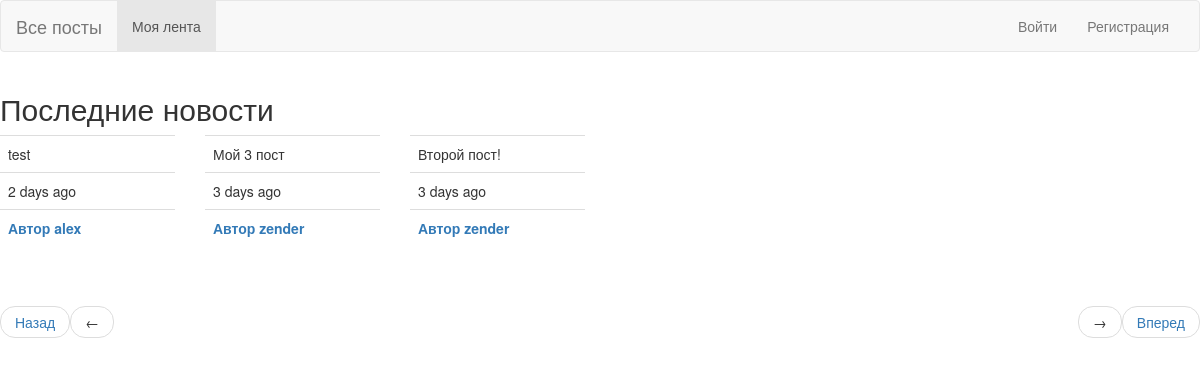
/explore?page=2, run on the app's committed database.
### app/models.py (models this page shows, shortened)
class Post(db.Model):
    id = db.Column(db.Integer, primary_key=True)
    body = db.Column(db.String, nullable=False)
    dt =db.Column(db.DateTime,default=datetime.utcnow)
    user_id = db.Column(db.Integer, db.ForeignKey('user.id'))

class User(db.Model, UserMixin):
    id = db.Column(db.Integer, primary_key=True)
    username = db.Column(db.String, unique=True, nullable=False)
    password = db.Column(db.String(128), nullable=False)
    email= db.Column(db.String, unique=True, nullable=False)
    last_seen =db.Column(db.DateTime,default=datetime.utcnow)
    about_me = db.Column(db.String)
    posts = db.relationship('Post', backref='author', lazy='dynamic')
    followed = db.relationship(
        'User', secondary=followers,
        primaryjoin=(followers.c.follower_id==id),
        secondaryjoin=(followers.c.followed_id==id),
        backref=db.backref('follower', lazy='dynamic'), lazy='dynamic'
    )

### app/main/routes.py (the view)
@bp.route('/explore')
def explore():
    page = request.args.get('page', 1, type=int)
    posts = Post.query.order_by(Post.dt.desc()).paginate(
        page=page, per_page=current_app.config['POSTS_PER_PAGE'], error_out=False)
    prev_url = url_for('main.explore', page = posts.prev_num) if posts.has_prev else None
    next_url = url_for('main.explore', page = posts.next_num) if posts.has_next else None
    return render_template('main/index.html', title='Все посты', posts=posts.items,
                            prev_url=prev_url, next_url=next_url)

### app/main/routes.py (called while the page is built)
@bp.before_app_request
def before_request():
    if current_user.is_authenticated:
        current_user.last_seen = datetime.utcnow()
        db.session.commit()

### app/templates/main/index.html (shortened to what this page needs)
{% extends 'base.html' %}
{% import 'bootstrap/wtf.html' as wtf   %}
{% block content %}
    <h2>Последние новости</h2>
    <div class="row">
    {% for post in posts %}
        {% include '_post.html'  %}
    {% endfor %}
    </div>
    <br>
    {% include '_paginate.html'   %}
{% endblock %}

### app/templates/_post.html (shortened to what this page needs)
<div class="col-md-2">
    <table class="table table-hover">
        <tr> <td>{{post.body}} </td></tr>
         <tr><td>{{ moment(post.dt).fromNow()}}</td></tr>
        {% if current_user == post.author %}
            <tr> <td><b> Автор {{post.author.username}} </b> </td> </tr>
            <tr> <td><a href="{{url_for('main.delete_post', id=post.id)}}">Удалить</td> </tr>
        {% else %}
            <tr>
                <td><b> <a href="{{url_for('main.profile', username=post.author.username)}}">Автор {{post.author.username}} </a></b> </td>
            </tr>
        {% endif %}
</table>
</div>

### data on the page
Post: body "test", dt "2 days ago", author.username "alex"
Post: body "Мой 3 пост", dt "3 days ago", author.username "zender"
Post: body "Второй пост!", dt "3 days ago", author.username "zender"
